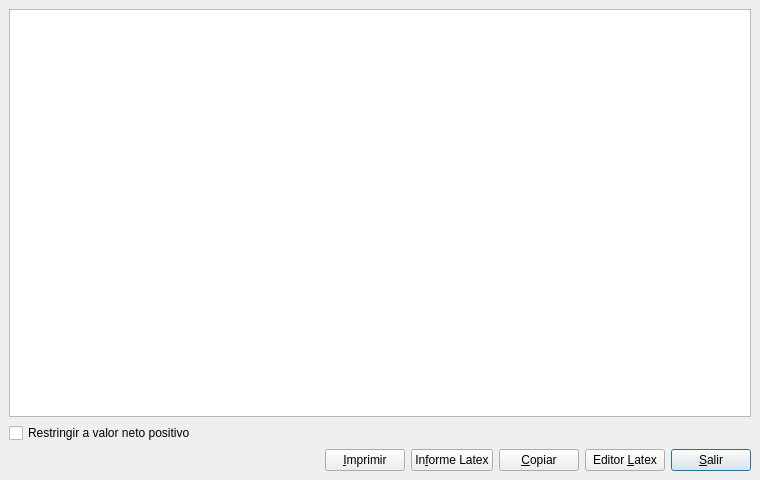
<?xml version="1.0" encoding="UTF-8"?>
<ui version="4.0">
 <author>José Manuel Díez Botella</author>
 <class>inmovneto</class>
 <widget class="QDialog" name="inmovneto">
  <property name="geometry">
   <rect>
    <x>0</x>
    <y>0</y>
    <width>760</width>
    <height>480</height>
   </rect>
  </property>
  <property name="windowTitle">
   <string>Valores netos de inmovilizado</string>
  </property>
  <layout class="QVBoxLayout">
   <property name="spacing">
    <number>6</number>
   </property>
   <property name="leftMargin">
    <number>9</number>
   </property>
   <property name="topMargin">
    <number>9</number>
   </property>
   <property name="rightMargin">
    <number>9</number>
   </property>
   <property name="bottomMargin">
    <number>9</number>
   </property>
   <item>
    <widget class="QTableWidget" name="tabla"/>
   </item>
   <item>
    <widget class="QCheckBox" name="valor_neto_checkBox">
     <property name="text">
      <string>Restringir a valor neto positivo</string>
     </property>
    </widget>
   </item>
   <item>
    <layout class="QHBoxLayout">
     <property name="spacing">
      <number>6</number>
     </property>
     <property name="leftMargin">
      <number>0</number>
     </property>
     <property name="topMargin">
      <number>0</number>
     </property>
     <property name="rightMargin">
      <number>0</number>
     </property>
     <property name="bottomMargin">
      <number>0</number>
     </property>
     <item>
      <spacer>
       <property name="orientation">
        <enum>Qt::Horizontal</enum>
       </property>
       <property name="sizeType">
        <enum>QSizePolicy::Expanding</enum>
       </property>
       <property name="sizeHint" stdset="0">
        <size>
         <width>150</width>
         <height>3</height>
        </size>
       </property>
      </spacer>
     </item>
     <item>
      <widget class="QPushButton" name="imprimirpushButton">
       <property name="text">
        <string>&amp;Imprimir</string>
       </property>
       <property name="icon">
        <iconset resource="keme.qrc">
         <normaloff>:/iconos/graf/printer.png</normaloff>:/iconos/graf/printer.png</iconset>
       </property>
       <property name="shortcut">
        <string>Alt+I</string>
       </property>
      </widget>
     </item>
     <item>
      <widget class="QPushButton" name="informe_latex_pushButton">
       <property name="text">
        <string>In&amp;forme Latex</string>
       </property>
       <property name="icon">
        <iconset resource="keme.qrc">
         <normaloff>:/iconos/graf/tex2.png</normaloff>:/iconos/graf/tex2.png</iconset>
       </property>
      </widget>
     </item>
     <item>
      <widget class="QPushButton" name="copiarpushButton">
       <property name="text">
        <string>&amp;Copiar</string>
       </property>
       <property name="icon">
        <iconset resource="keme.qrc">
         <normaloff>:/iconos/graf/copiar.png</normaloff>:/iconos/graf/copiar.png</iconset>
       </property>
      </widget>
     </item>
     <item>
      <widget class="QPushButton" name="latexpushButton">
       <property name="text">
        <string>Editor &amp;Latex</string>
       </property>
       <property name="icon">
        <iconset resource="keme.qrc">
         <normaloff>:/iconos/graf/tex.png</normaloff>:/iconos/graf/tex.png</iconset>
       </property>
      </widget>
     </item>
     <item>
      <widget class="QPushButton" name="salirpushButton">
       <property name="text">
        <string>&amp;Salir</string>
       </property>
       <property name="icon">
        <iconset resource="keme.qrc">
         <normaloff>:/iconos/graf/application-exit.png</normaloff>:/iconos/graf/application-exit.png</iconset>
       </property>
       <property name="shortcut">
        <string>Alt+S</string>
       </property>
       <property name="default">
        <bool>true</bool>
       </property>
      </widget>
     </item>
    </layout>
   </item>
  </layout>
 </widget>
 <layoutdefault spacing="6" margin="11"/>
 <tabstops>
  <tabstop>tabla</tabstop>
  <tabstop>valor_neto_checkBox</tabstop>
  <tabstop>imprimirpushButton</tabstop>
  <tabstop>informe_latex_pushButton</tabstop>
  <tabstop>copiarpushButton</tabstop>
  <tabstop>latexpushButton</tabstop>
  <tabstop>salirpushButton</tabstop>
 </tabstops>
 <resources>
  <include location="keme.qrc"/>
 </resources>
 <connections>
  <connection>
   <sender>salirpushButton</sender>
   <signal>clicked()</signal>
   <receiver>inmovneto</receiver>
   <slot>reject()</slot>
   <hints>
    <hint type="sourcelabel">
     <x>20</x>
     <y>20</y>
    </hint>
    <hint type="destinationlabel">
     <x>20</x>
     <y>20</y>
    </hint>
   </hints>
  </connection>
 </connections>
</ui>
